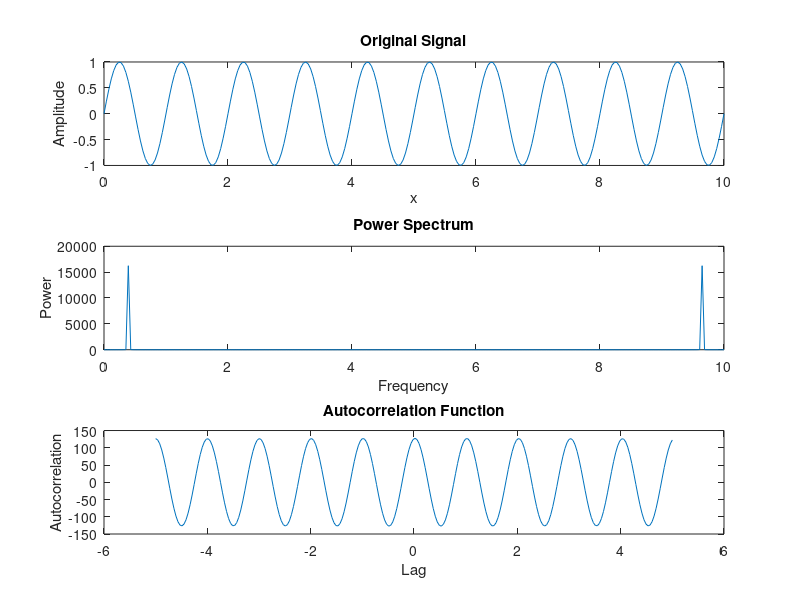

Write the MATLAB code that produced this figure.
clc;
clear;

% Define the signal parameters
N = 256;  % number of points in the signal
x = linspace(0, 10, N);
frequency = 1;  % frequency of the sinusoid
signal = sin(2 * pi * frequency * x);


% Fourier transform of the signal
F_signal = fft(signal);

% Power spectrum of the signal
power_spectrum = abs(F_signal).^2;

% Inverse Fourier transform of the power spectrum
autocorrelation = ifft(power_spectrum);

% Use fftshift to center the zero lag of the autocorrelation
autocorrelation = fftshift(autocorrelation);


figure;
subplot(3, 1, 1);
plot(x, signal);
title('Original Signal');
xlabel('x');
ylabel('Amplitude');

subplot(3, 1, 2);
plot(x, power_spectrum);
title('Power Spectrum');
xlabel('Frequency');
ylabel('Power');

subplot(3, 1, 3);
plot(x - max(x)/2, real(autocorrelation));  % adjust x to center the plot around zero
title('Autocorrelation Function');
xlabel('Lag');
ylabel('Autocorrelation');
